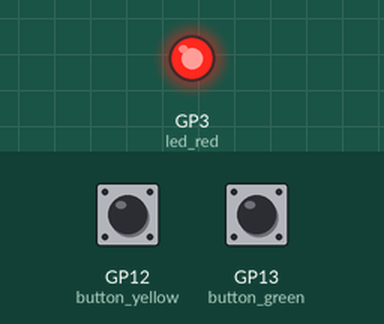
Recording of a program running on a simulated Raspberry Pi Pico running MicroPython. Shown: output pins drawn as LEDs (lit = HIGH). Inputs (shaded band) come from the test bench; at power-on: GP12 (button_yellow) HIGH, GP13 (button_green) HIGH. Random numbers come from a fixed seed; what the program prints to the serial console is not drawn.

Above: at 0.1 s.
At 7.0 s:
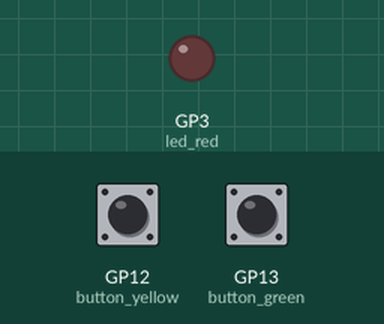
7.1 s: GP12 (button_yellow) pulled LOW for 0.15 s
Timing chart, 0 to 10.1 s (numbered marks = the images above; inputs shaded):
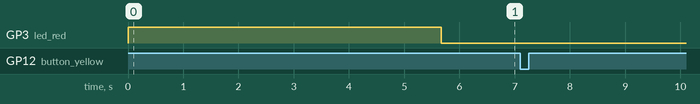

The program:

chapter_6.py
```python
import machine
import utime
import urandom

led_red = machine.Pin(3, machine.Pin.OUT)
#led_amber = machine.Pin(4, machine.Pin.OUT)
#led_green = machine.Pin(5, machine.Pin.OUT)

button_yellow = machine.Pin(12, machine.Pin.IN, machine.Pin.PULL_UP)
button_green = machine.Pin(13, machine.Pin.IN, machine.Pin.PULL_UP)
#buzzer = machine.Pin(15, machine.Pin.OUT)

pressed = False
fastest_button = None

def button_handler(pin):
    global pressed
    if not pressed:
        pressed=True
        global fastest_button
        fastest_button = pin

led_red.value(1)
utime.sleep(urandom.uniform(5, 10))
led_red.value(0)

timer_start = utime.ticks_ms()
button_yellow.irq(trigger=machine.Pin.IRQ_FALLING, handler=button_handler)
button_green.irq(trigger=machine.Pin.IRQ_FALLING, handler=button_handler)

while fastest_button is None:
    utime.sleep(1)
if fastest_button is button_yellow:
    print("Left Player wins!")
elif fastest_button is button_green:
    print("Right Player wins!")
```

Measured:
- after the input at 7.1 s, every drawn part: stays the same
